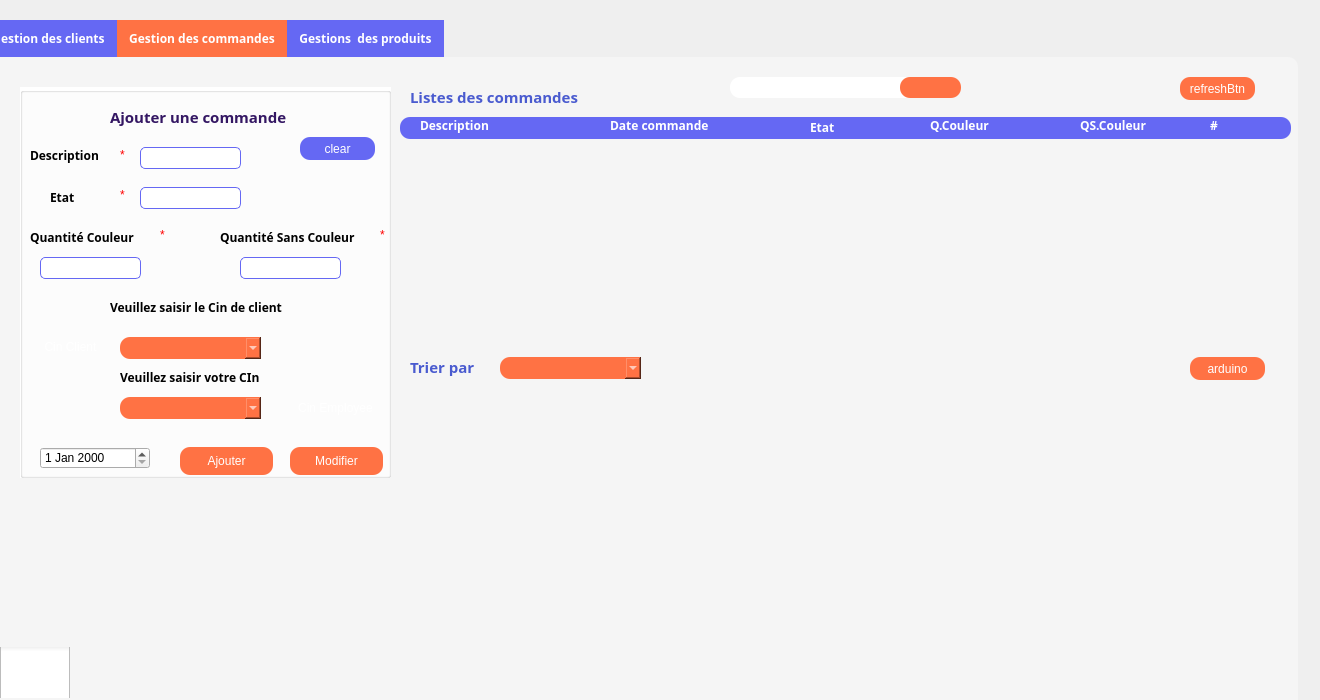
<?xml version="1.0" encoding="UTF-8"?>
<ui version="4.0">
 <class>Gestcommandes</class>
 <widget class="QDialog" name="Gestcommandes">
  <property name="geometry">
   <rect>
    <x>0</x>
    <y>0</y>
    <width>1320</width>
    <height>700</height>
   </rect>
  </property>
  <property name="windowTitle">
   <string>Dialog</string>
  </property>
  <property name="styleSheet">
   <string notr="true">background-image:(:/img/ressources/img/bg.png)</string>
  </property>
  <widget class="QTabWidget" name="gestion">
   <property name="geometry">
    <rect>
     <x>-20</x>
     <y>20</y>
     <width>1318</width>
     <height>700</height>
    </rect>
   </property>
   <property name="font">
    <font>
     <family>Montserrat ExtraBold</family>
     <weight>75</weight>
     <bold>true</bold>
    </font>
   </property>
   <property name="styleSheet">
    <string notr="true">#gestion{

background-image:(:/img/ressources/img/bg.png)}


QTabBar::tab {
  background: #6568F3;
  color: white;
  padding: 10px 12px;
border-radius:0px;
}

QTabBar::tab:selected {
    color: white;
   background-color:#FF7244;

}
QTabBar::tab:hover {
  background: #FF7244;
 }


QTabWidget::pane {
  top:0px; 
  background: rgb(245, 245, 245);
border-radius:10px;
} </string>
   </property>
   <property name="currentIndex">
    <number>1</number>
   </property>
   <widget class="QWidget" name="tab_19">
    <attribute name="title">
     <string>Gestion des clients</string>
    </attribute>
   </widget>
   <widget class="QWidget" name="tab_20">
    <property name="styleSheet">
     <string notr="true">#tab_20{
background-image:url(:/img/ressources/img/bg.png);
}
</string>
    </property>
    <attribute name="title">
     <string>Gestion des commandes</string>
    </attribute>
    <widget class="QGroupBox" name="groupBox_13">
     <property name="geometry">
      <rect>
       <x>40</x>
       <y>30</y>
       <width>371</width>
       <height>391</height>
      </rect>
     </property>
     <property name="styleSheet">
      <string notr="true">#groupBox_13{
background-color:white;
}</string>
     </property>
     <property name="title">
      <string/>
     </property>
     <widget class="QLineEdit" name="descreption">
      <property name="geometry">
       <rect>
        <x>120</x>
        <y>60</y>
        <width>101</width>
        <height>22</height>
       </rect>
      </property>
      <property name="styleSheet">
       <string notr="true">border:1px solid #6568f3;
padding-left:7px;
border-radius:5px;</string>
      </property>
     </widget>
     <widget class="QLabel" name="label_257">
      <property name="geometry">
       <rect>
        <x>10</x>
        <y>60</y>
        <width>81</width>
        <height>16</height>
       </rect>
      </property>
      <property name="font">
       <font>
        <family>Montserrat ExtraBold</family>
        <weight>75</weight>
        <bold>true</bold>
       </font>
      </property>
      <property name="mouseTracking">
       <bool>true</bool>
      </property>
      <property name="text">
       <string>Description</string>
      </property>
     </widget>
     <widget class="QLabel" name="label_259">
      <property name="geometry">
       <rect>
        <x>30</x>
        <y>100</y>
        <width>51</width>
        <height>20</height>
       </rect>
      </property>
      <property name="font">
       <font>
        <family>Montserrat ExtraBold</family>
        <weight>75</weight>
        <bold>true</bold>
       </font>
      </property>
      <property name="text">
       <string>Etat</string>
      </property>
     </widget>
     <widget class="QLabel" name="label_260">
      <property name="geometry">
       <rect>
        <x>10</x>
        <y>140</y>
        <width>141</width>
        <height>20</height>
       </rect>
      </property>
      <property name="font">
       <font>
        <family>Montserrat ExtraBold</family>
        <weight>75</weight>
        <bold>true</bold>
       </font>
      </property>
      <property name="text">
       <string>Quantité Couleur</string>
      </property>
     </widget>
     <widget class="QLabel" name="label_261">
      <property name="geometry">
       <rect>
        <x>200</x>
        <y>140</y>
        <width>191</width>
        <height>20</height>
       </rect>
      </property>
      <property name="font">
       <font>
        <family>Montserrat ExtraBold</family>
        <weight>75</weight>
        <bold>true</bold>
       </font>
      </property>
      <property name="text">
       <string>Quantité Sans Couleur</string>
      </property>
     </widget>
     <widget class="QLabel" name="label_262">
      <property name="geometry">
       <rect>
        <x>90</x>
        <y>20</y>
        <width>251</width>
        <height>20</height>
       </rect>
      </property>
      <property name="font">
       <font>
        <family>Montserrat ExtraBold</family>
        <pointsize>-1</pointsize>
        <weight>75</weight>
        <bold>true</bold>
       </font>
      </property>
      <property name="styleSheet">
       <string notr="true">color:#341763;
font-size:15px;</string>
      </property>
      <property name="text">
       <string>Ajouter une commande</string>
      </property>
     </widget>
     <widget class="QLabel" name="label_263">
      <property name="geometry">
       <rect>
        <x>100</x>
        <y>60</y>
        <width>56</width>
        <height>16</height>
       </rect>
      </property>
      <property name="styleSheet">
       <string notr="true">color:red;</string>
      </property>
      <property name="text">
       <string>*</string>
      </property>
     </widget>
     <widget class="QLabel" name="label_264">
      <property name="geometry">
       <rect>
        <x>100</x>
        <y>100</y>
        <width>56</width>
        <height>16</height>
       </rect>
      </property>
      <property name="styleSheet">
       <string notr="true">color:red;</string>
      </property>
      <property name="text">
       <string>*</string>
      </property>
     </widget>
     <widget class="QLineEdit" name="eta">
      <property name="geometry">
       <rect>
        <x>120</x>
        <y>100</y>
        <width>101</width>
        <height>22</height>
       </rect>
      </property>
      <property name="styleSheet">
       <string notr="true">border:1px solid #6568f3;
padding-left:7px;
border-radius:5px;</string>
      </property>
     </widget>
     <widget class="QLabel" name="label_266">
      <property name="geometry">
       <rect>
        <x>140</x>
        <y>140</y>
        <width>56</width>
        <height>16</height>
       </rect>
      </property>
      <property name="styleSheet">
       <string notr="true">color:red;</string>
      </property>
      <property name="text">
       <string>*</string>
      </property>
     </widget>
     <widget class="QLineEdit" name="Qc">
      <property name="geometry">
       <rect>
        <x>20</x>
        <y>170</y>
        <width>101</width>
        <height>22</height>
       </rect>
      </property>
      <property name="styleSheet">
       <string notr="true">border:1px solid #6568f3;
padding-left:7px;
border-radius:5px;</string>
      </property>
     </widget>
     <widget class="QLineEdit" name="Qsc">
      <property name="geometry">
       <rect>
        <x>220</x>
        <y>170</y>
        <width>101</width>
        <height>22</height>
       </rect>
      </property>
      <property name="styleSheet">
       <string notr="true">border:1px solid #6568f3;
padding-left:7px;
border-radius:5px;</string>
      </property>
     </widget>
     <widget class="QLabel" name="label_267">
      <property name="geometry">
       <rect>
        <x>360</x>
        <y>140</y>
        <width>56</width>
        <height>16</height>
       </rect>
      </property>
      <property name="styleSheet">
       <string notr="true">color:red;</string>
      </property>
      <property name="text">
       <string>*</string>
      </property>
     </widget>
     <widget class="QPushButton" name="clear_commande">
      <property name="geometry">
       <rect>
        <x>280</x>
        <y>50</y>
        <width>75</width>
        <height>23</height>
       </rect>
      </property>
      <property name="styleSheet">
       <string notr="true">#clear_commande{
color:white;
background-color:#6568F3;
border-radius:10px;

}

#clear_commande:hover{
background-color:#FF7244;
border-radius:10px;

}
</string>
      </property>
      <property name="text">
       <string>clear</string>
      </property>
     </widget>
     <widget class="QPushButton" name="modifier_commande">
      <property name="geometry">
       <rect>
        <x>270</x>
        <y>360</y>
        <width>93</width>
        <height>28</height>
       </rect>
      </property>
      <property name="styleSheet">
       <string notr="true">#modifier_commande{
color:white;
background-color:#FF7244;
border-radius:10px;

}

#modifier_commande:hover{
background-color:#6568F3;
border-radius:10px;

}
</string>
      </property>
      <property name="text">
       <string>Modifier</string>
      </property>
     </widget>
     <widget class="QLabel" name="label_265">
      <property name="geometry">
       <rect>
        <x>90</x>
        <y>210</y>
        <width>261</width>
        <height>20</height>
       </rect>
      </property>
      <property name="font">
       <font>
        <family>Montserrat ExtraBold</family>
        <weight>75</weight>
        <bold>true</bold>
       </font>
      </property>
      <property name="text">
       <string>Veuillez saisir le Cin de client</string>
      </property>
     </widget>
     <widget class="QComboBox" name="Client">
      <property name="geometry">
       <rect>
        <x>100</x>
        <y>250</y>
        <width>141</width>
        <height>22</height>
       </rect>
      </property>
      <property name="styleSheet">
       <string notr="true">#Client{
color:white;
background-color:#FF7244;
border-radius:10px;

}

#Client:hover{
background-color:#6568F3;
border-radius:10px;

}
</string>
      </property>
     </widget>
     <widget class="QPushButton" name="ajouter">
      <property name="geometry">
       <rect>
        <x>160</x>
        <y>360</y>
        <width>93</width>
        <height>28</height>
       </rect>
      </property>
      <property name="styleSheet">
       <string notr="true">#ajouter{
color:white;
background-color:#FF7244;
border-radius:10px;

}

#ajouter:hover{
background-color:#6568F3;
border-radius:10px;

}
</string>
      </property>
      <property name="text">
       <string>Ajouter</string>
      </property>
     </widget>
     <widget class="QLabel" name="label_276">
      <property name="geometry">
       <rect>
        <x>100</x>
        <y>280</y>
        <width>261</width>
        <height>20</height>
       </rect>
      </property>
      <property name="font">
       <font>
        <family>Montserrat ExtraBold</family>
        <weight>75</weight>
        <bold>true</bold>
       </font>
      </property>
      <property name="text">
       <string>Veuillez saisir votre CIn</string>
      </property>
     </widget>
     <widget class="QComboBox" name="Employee">
      <property name="geometry">
       <rect>
        <x>100</x>
        <y>310</y>
        <width>141</width>
        <height>22</height>
       </rect>
      </property>
      <property name="styleSheet">
       <string notr="true">#Employee{
color:white;
background-color:#FF7244;
border-radius:10px;

}

#Employee:hover{
background-color:#6568F3;
border-radius:10px;

}
</string>
      </property>
     </widget>
     <widget class="QPushButton" name="ajouter_2">
      <property name="geometry">
       <rect>
        <x>20</x>
        <y>250</y>
        <width>61</width>
        <height>20</height>
       </rect>
      </property>
      <property name="styleSheet">
       <string notr="true">#ajouter_2{
color:white;
background-color:transparent;
border-radius:10px;

}

#ajouter_2:hover{
background-color:transparent;
border-radius:10px;

}
</string>
      </property>
      <property name="text">
       <string>Cin Client</string>
      </property>
     </widget>
     <widget class="QPushButton" name="LoadCinEmployee">
      <property name="geometry">
       <rect>
        <x>270</x>
        <y>310</y>
        <width>91</width>
        <height>21</height>
       </rect>
      </property>
      <property name="styleSheet">
       <string notr="true">#LoadCinEmployee{
color:white;
background-color:transparent;
border-radius:10px;

}


</string>
      </property>
      <property name="text">
       <string>Cin Employee</string>
      </property>
     </widget>
     <widget class="QDateEdit" name="dateEdit">
      <property name="geometry">
       <rect>
        <x>20</x>
        <y>360</y>
        <width>110</width>
        <height>22</height>
       </rect>
      </property>
     </widget>
    </widget>
    <widget class="QLabel" name="label_268">
     <property name="geometry">
      <rect>
       <x>430</x>
       <y>30</y>
       <width>251</width>
       <height>20</height>
      </rect>
     </property>
     <property name="font">
      <font>
       <family>Montserrat ExtraBold</family>
       <pointsize>-1</pointsize>
       <weight>75</weight>
       <bold>true</bold>
      </font>
     </property>
     <property name="styleSheet">
      <string notr="true">color:#4A5BCF;
font-size:15px;
</string>
     </property>
     <property name="text">
      <string>Listes des commandes</string>
     </property>
    </widget>
    <widget class="QLineEdit" name="lineEdit_101">
     <property name="geometry">
      <rect>
       <x>420</x>
       <y>60</y>
       <width>891</width>
       <height>22</height>
      </rect>
     </property>
     <property name="styleSheet">
      <string notr="true">background-color:#6568f3;
color:#4A5BCF;
padding:6px;
border-radius:10px;</string>
     </property>
    </widget>
    <widget class="QLabel" name="label_274">
     <property name="geometry">
      <rect>
       <x>1230</x>
       <y>60</y>
       <width>81</width>
       <height>16</height>
      </rect>
     </property>
     <property name="font">
      <font>
       <family>Montserrat ExtraBold</family>
       <weight>75</weight>
       <bold>true</bold>
      </font>
     </property>
     <property name="mouseTracking">
      <bool>true</bool>
     </property>
     <property name="styleSheet">
      <string notr="true">color:white;
</string>
     </property>
     <property name="text">
      <string>#</string>
     </property>
    </widget>
    <widget class="QLabel" name="label_286">
     <property name="geometry">
      <rect>
       <x>510</x>
       <y>190</y>
       <width>81</width>
       <height>16</height>
      </rect>
     </property>
     <property name="font">
      <font>
       <family>Montserrat Light</family>
       <weight>50</weight>
       <bold>false</bold>
      </font>
     </property>
     <property name="mouseTracking">
      <bool>true</bool>
     </property>
     <property name="styleSheet">
      <string notr="true">color:#black;
</string>
     </property>
     <property name="text">
      <string/>
     </property>
    </widget>
    <widget class="QLabel" name="label_287">
     <property name="geometry">
      <rect>
       <x>600</x>
       <y>190</y>
       <width>81</width>
       <height>16</height>
      </rect>
     </property>
     <property name="font">
      <font>
       <family>Montserrat Light</family>
       <weight>50</weight>
       <bold>false</bold>
      </font>
     </property>
     <property name="mouseTracking">
      <bool>true</bool>
     </property>
     <property name="styleSheet">
      <string notr="true">color:#black;
</string>
     </property>
     <property name="text">
      <string/>
     </property>
    </widget>
    <widget class="QLineEdit" name="chercher_commande">
     <property name="geometry">
      <rect>
       <x>750</x>
       <y>20</y>
       <width>231</width>
       <height>21</height>
      </rect>
     </property>
     <property name="styleSheet">
      <string notr="true">padding:6px;
border-radius:10px;</string>
     </property>
    </widget>
    <widget class="QPushButton" name="search_commandeBtn">
     <property name="geometry">
      <rect>
       <x>920</x>
       <y>20</y>
       <width>61</width>
       <height>21</height>
      </rect>
     </property>
     <property name="styleSheet">
      <string notr="true">#search_commandeBtn{
color:white;
background-color:#FF7244;
border-radius:10px;



}</string>
     </property>
     <property name="text">
      <string/>
     </property>
     <property name="icon">
      <iconset>
       <normaloff>D:/search.png</normaloff>D:/search.png</iconset>
     </property>
    </widget>
    <widget class="QLabel" name="label_296">
     <property name="geometry">
      <rect>
       <x>430</x>
       <y>300</y>
       <width>251</width>
       <height>20</height>
      </rect>
     </property>
     <property name="font">
      <font>
       <family>Montserrat ExtraBold</family>
       <pointsize>-1</pointsize>
       <weight>75</weight>
       <bold>true</bold>
      </font>
     </property>
     <property name="styleSheet">
      <string notr="true">color:#4A5BCF;
font-size:15px;
</string>
     </property>
     <property name="text">
      <string>Trier par</string>
     </property>
    </widget>
    <widget class="QComboBox" name="comboBox_7">
     <property name="geometry">
      <rect>
       <x>520</x>
       <y>300</y>
       <width>141</width>
       <height>22</height>
      </rect>
     </property>
     <property name="styleSheet">
      <string notr="true">#comboBox_7{
color:white;
background-color:#FF7244;
border-radius:10px;

}

#comboBox_7:hover{
background-color:#6568F3;
border-radius:10px;

}
</string>
     </property>
    </widget>
    <widget class="QCheckBox" name="checkBox_7">
     <property name="geometry">
      <rect>
       <x>20</x>
       <y>590</y>
       <width>171</width>
       <height>51</height>
      </rect>
     </property>
     <property name="styleSheet">
      <string notr="true">#checkBox_7::indicator {
    width: 70px;
    height: 60px;
}

#checkBox_7::indicator:unchecked {
    image:url(:/img/ressources/img/eng.png);
}

#checkBox_7::indicator:checked {
    image: url(:/img/ressources/img/fr.png);
}</string>
     </property>
     <property name="text">
      <string/>
     </property>
    </widget>
    <widget class="QFrame" name="horizontalFrame">
     <property name="geometry">
      <rect>
       <x>430</x>
       <y>340</y>
       <width>871</width>
       <height>271</height>
      </rect>
     </property>
     <property name="styleSheet">
      <string notr="true">background-color:transparent;</string>
     </property>
     <layout class="QHBoxLayout" name="horizontalLayout_7">
      <item>
       <widget class="QLabel" name="label_273">
        <property name="font">
         <font>
          <family>Montserrat ExtraBold</family>
          <weight>75</weight>
          <bold>true</bold>
         </font>
        </property>
        <property name="mouseTracking">
         <bool>true</bool>
        </property>
        <property name="styleSheet">
         <string notr="true">color:white;
</string>
        </property>
        <property name="text">
         <string/>
        </property>
       </widget>
      </item>
     </layout>
    </widget>
    <widget class="QScrollArea" name="scrollArea">
     <property name="geometry">
      <rect>
       <x>420</x>
       <y>90</y>
       <width>891</width>
       <height>201</height>
      </rect>
     </property>
     <property name="styleSheet">
      <string notr="true">background-color:transparent;</string>
     </property>
     <property name="widgetResizable">
      <bool>true</bool>
     </property>
     <widget class="QWidget" name="scrollAreaWidgetContents">
      <property name="geometry">
       <rect>
        <x>0</x>
        <y>0</y>
        <width>889</width>
        <height>199</height>
       </rect>
      </property>
     </widget>
    </widget>
    <widget class="QLabel" name="label_269">
     <property name="geometry">
      <rect>
       <x>440</x>
       <y>60</y>
       <width>191</width>
       <height>16</height>
      </rect>
     </property>
     <property name="font">
      <font>
       <family>Montserrat ExtraBold</family>
       <weight>75</weight>
       <bold>true</bold>
      </font>
     </property>
     <property name="mouseTracking">
      <bool>true</bool>
     </property>
     <property name="styleSheet">
      <string notr="true">color:white;
</string>
     </property>
     <property name="text">
      <string>Description</string>
     </property>
    </widget>
    <widget class="QLabel" name="label_270">
     <property name="geometry">
      <rect>
       <x>830</x>
       <y>60</y>
       <width>141</width>
       <height>20</height>
      </rect>
     </property>
     <property name="font">
      <font>
       <family>Montserrat ExtraBold</family>
       <weight>75</weight>
       <bold>true</bold>
      </font>
     </property>
     <property name="mouseTracking">
      <bool>true</bool>
     </property>
     <property name="styleSheet">
      <string notr="true">
color:white;
</string>
     </property>
     <property name="text">
      <string>Etat</string>
     </property>
    </widget>
    <widget class="QLabel" name="label_271">
     <property name="geometry">
      <rect>
       <x>630</x>
       <y>60</y>
       <width>171</width>
       <height>16</height>
      </rect>
     </property>
     <property name="font">
      <font>
       <family>Montserrat ExtraBold</family>
       <weight>75</weight>
       <bold>true</bold>
      </font>
     </property>
     <property name="mouseTracking">
      <bool>true</bool>
     </property>
     <property name="styleSheet">
      <string notr="true">color:white;
</string>
     </property>
     <property name="text">
      <string>Date commande</string>
     </property>
    </widget>
    <widget class="QLabel" name="label_275">
     <property name="geometry">
      <rect>
       <x>1100</x>
       <y>60</y>
       <width>141</width>
       <height>16</height>
      </rect>
     </property>
     <property name="font">
      <font>
       <family>Montserrat ExtraBold</family>
       <weight>75</weight>
       <bold>true</bold>
      </font>
     </property>
     <property name="mouseTracking">
      <bool>true</bool>
     </property>
     <property name="styleSheet">
      <string notr="true">color:white;
</string>
     </property>
     <property name="text">
      <string>QS.Couleur</string>
     </property>
    </widget>
    <widget class="QLabel" name="label_272">
     <property name="geometry">
      <rect>
       <x>950</x>
       <y>60</y>
       <width>131</width>
       <height>16</height>
      </rect>
     </property>
     <property name="font">
      <font>
       <family>Montserrat ExtraBold</family>
       <weight>75</weight>
       <bold>true</bold>
      </font>
     </property>
     <property name="mouseTracking">
      <bool>true</bool>
     </property>
     <property name="styleSheet">
      <string notr="true">color:white;
</string>
     </property>
     <property name="text">
      <string>Q.Couleur</string>
     </property>
    </widget>
    <widget class="QPushButton" name="refreshBtn">
     <property name="geometry">
      <rect>
       <x>1200</x>
       <y>20</y>
       <width>75</width>
       <height>23</height>
      </rect>
     </property>
     <property name="styleSheet">
      <string notr="true">#refreshBtn{
color:white;
background-color:#FF7244;
border-radius:10px;

}

#refreshBtn:hover{
background-color:#6568F3;
border-radius:10px;

}
</string>
     </property>
     <property name="text">
      <string>refreshBtn</string>
     </property>
    </widget>
    <widget class="QPushButton" name="arduinoM_btn">
     <property name="geometry">
      <rect>
       <x>1210</x>
       <y>300</y>
       <width>75</width>
       <height>23</height>
      </rect>
     </property>
     <property name="styleSheet">
      <string notr="true">#arduinoM_btn{
color:white;
background-color:#FF7244;
border-radius:10px;

}

#arduinoM_btn:hover{
background-color:#6568F3;
border-radius:10px;

}
</string>
     </property>
     <property name="text">
      <string>arduino</string>
     </property>
    </widget>
   </widget>
   <widget class="QWidget" name="tab_21">
    <attribute name="title">
     <string>Gestions  des produits</string>
    </attribute>
   </widget>
  </widget>
 </widget>
 <resources/>
 <connections/>
</ui>
